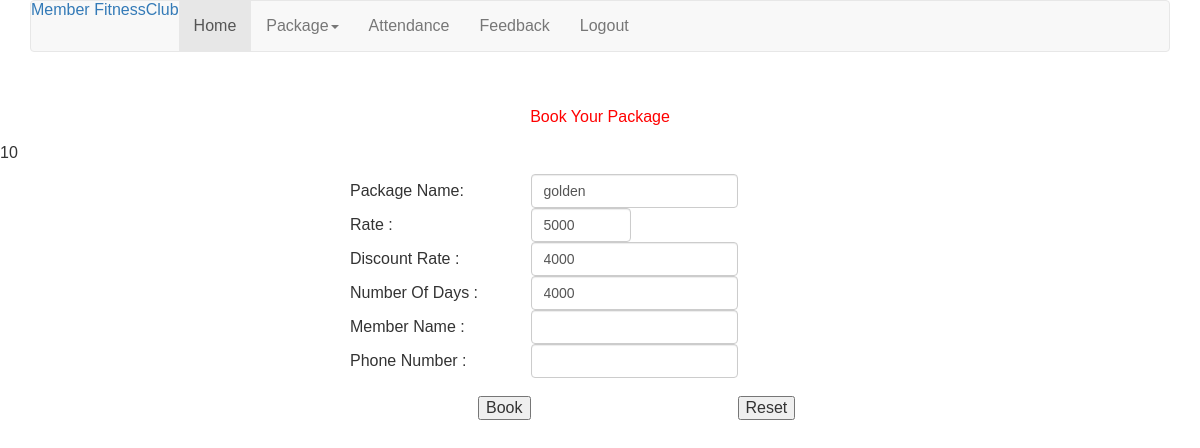
/Fitness_Club/Member/pkg_order.php?sid=1 (signed in), run on the app's committed database.
### tables this page shows
CREATE TABLE IF NOT EXISTS `tbl_package` (
  `p_id` int(11) NOT NULL AUTO_INCREMENT,
  `c_id` int(11) NOT NULL,
  `p_name` varchar(20) NOT NULL,
  `rate` int(11) NOT NULL,
  `d_rate` int(11) NOT NULL,
  `spec` varchar(50) NOT NULL,
  `add_ons` varchar(50) NOT NULL,
  `no_of_days` int(11) NOT NULL,
  PRIMARY KEY (`p_id`)
);

### Fitness_Club/Member/pkg_order.php (the view, shortened to what this page needs)
<?php
$pid=$_GET['sid'];
if(isset($_SESSION['s_id']))
{
	require_once 'member_nav.php';
        include_once '../config/conn.php';
        ?>
<html>
    <head>
    </head>
    <body>
        <br><br>
        <h1 style="text-align: center;font-family: sans-serif;color: red;">Book Your Package</h1>
        <br>
        <div>
             <?php
  $sql="SELECT * FROM `tbl_package` WHERE `p_id`='$pid';";
    $res=$con->query($sql);
  if($res->num_rows>0)
{
    while($row=$res->fetch_assoc())
    {
        $cid=$row['c_id'];
        echo $cid;
        ?>
            <div style="width: 50%;margin-left: 350px;border: 2px" class="form-group">
                <form method="post" name="myForm" action="">
                    <table>
                        <tr>
                            <th>
                                Package Name: </td><td>&nbsp</td>
                            <th>
                <input type="text" class="form-control" name="p_name" value="<?php echo $row['p_name'];?>">
                            </td> </tr>
                        <tr><td><label>Rate :</label></td><td>&nbsp</td>
                            <td>
                                <input type="text" class="form-control" style="width: 100px;" name="rate" value="<?php echo $row['rate'];?>"></td></tr>
                        <tr><td><label>Discount Rate :</label>   </td><td>&nbsp</td>
                            <td>
     <input type="text" class="form-control" name="d_rate" value="<?php echo $row['d_rate'];?>"></td></tr>
                                <tr><td><label>Number Of Days :</label>   </td><td>&nbsp</td>
                            <td>
<input type="text" class="form-control" name="d_rate" value="<?php echo $row['d_rate'];?>"></td></tr>
                                <tr><td><label>Member Name :</label>   </td><td>&nbsp</td>
                            <td>
 <input type="text" class="form-control" name="m_name" ></td></tr>
                                <tr><td><label>Phone Number :</label>   </td><td>&nbsp</td>
                            <td>
                                <input type="text" class="form-control" name="m_phno"></td></tr>
                        <tr><td>&nbsp</td><td>&nbsp</td><td></td></tr>
                        <tr><td>&nbsp</td><td>
                                <input type="submit" value="Book" name="order"></td><td>&nbsp</td>
                            <td><input type="reset"></td></tr></table>
                </form>
            </div>
     </div>
            <?php
}}}
?>
</body>
</html>

### Fitness_Club/Member/member/css/style.css (style rules this page uses)
html,body,div,span,applet,object,iframe,h1,h2,h3,h4,h5,h6,p,blockquote,pre,a,abbr,acronym,address,big,cite,code,del,dfn,em,img,ins,kbd,q,s,samp,small,strike,strong,sub,sup,tt,var,b,u,i,dl,dt,dd,ol,nav ul,nav li,fieldset,form,label,legend,table,caption,tbody,tfoot,thead,tr,th,td,article,aside,canvas,details,embed,figure,figcaption,footer,header,hgroup,menu,nav,output,ruby,section,summary,time,mark,audio,video { margin:0;padding:0;border:0;font-size:100%;font:inherit;vertical-align:baseline; }
table { border-collapse:collapse;border-spacing:0; }
body { font-family: Arial, Geneva,Helvetica, sans-serif; font-size: 100%; }
form { margin-top: 2%; }

### data on the page
tbl_package: c "10", p_name "golden", rate "5000", d_rate "4000"
